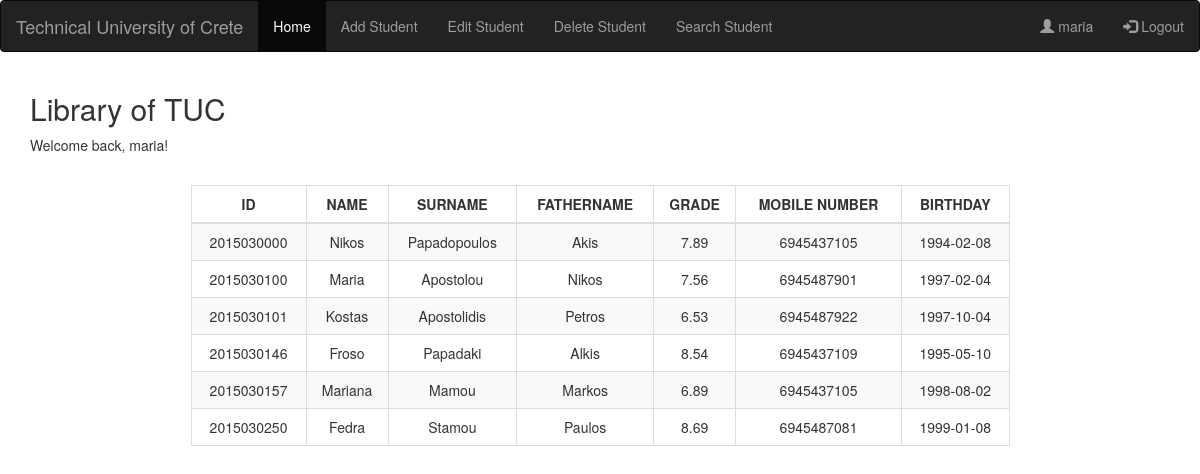
Screenshot of /web_app/php/Teachers.php (signed in) with the database file from the repository.
### tables this page shows
CREATE TABLE `Students` (
  `ID` varchar(100) NOT NULL,
  `NAME` varchar(30) NOT NULL,
  `SURNAME` varchar(30) NOT NULL,
  `FATHERNAME` varchar(30) NOT NULL,
  `GRADE` float NOT NULL,
  `MOBILENUMBER` varchar(30) NOT NULL,
  `BIRTHDAY` date NOT NULL
);

### web_app/php/Teachers.php (the view, shortened to what this page needs)
<?php
	$user_check = $_SESSION['loggedin'];
	$host = 'db';
	$username = 'devuser';
	$password = 'devpass';
	$myDb = 'student_db';
	$db = mysqli_connect($host, $username, $password, $myDb);
	$ses_sql = mysqli_query($db,"SELECT USERNAME FROM Teachers WHERE USERNAME = '$user_check' ");
	$row = mysqli_fetch_array($ses_sql,MYSQLI_ASSOC);
	$login_session = $row['username'];
?>
<?php
	$host = 'db';
	$username = 'devuser';
	$password = 'devpass';
	$myDb = 'student_db';
	$db = new mysqli($host, $username, $password, $myDb);
	$query = "SELECT * FROM Students";
	$result = $db->query($query);
?>
<!DOCTYPE html>
<html>
	<head>
		<link rel="stylesheet" href="https://use.fontawesome.com/releases/v5.7.1/css/all.css">
		<link rel="stylesheet" href="https://maxcdn.bootstrapcdn.com/bootstrap/3.4.0/css/bootstrap.min.css">
	</head>
	<body class="loggedin">
		<nav class="navbar navbar-inverse">
			<div class="container-fluid">
				<div class="navbar-header">
					<a class="navbar-brand" href="#">Technical University of Crete</a>
				</div>
				<ul class="nav navbar-nav">
					<li class="active"><a href="#">Home</a></li>
					<li><a href="formAddStudent.php">Add Student</a></li>
					<li><a href="formEditStudent.php">Edit Student</a></li>
					<li><a href="formDeleteStudent.php">Delete Student</a></li>
					<li><a href="formSearchStudents.php">Search Student</a></li>
				</ul>
					<ul class="nav navbar-nav navbar-right">
					<li><a href="profile.php"><span class="glyphicon glyphicon-user" ></span> <?=$_SESSION['name'] ?></a></li>
					<li><a href="logout.php"><span class="glyphicon glyphicon-log-in"></span> Logout</a></li>
				</ul>
			</div>
		</nav>
		<div class="container">
			<h2>Library of TUC <?php echo $login_session; ?></h2>
			<p>Welcome back, <?=$_SESSION['name']?>!</p>
		</div>
		<div class="container-fluid">
			<table class="table"><table id="example" class="table table-striped table-bordered table-responsive text-center" style="   margin: auto;
   			width: 70% !important; ">
			<thead class="thead-dark">
				<tr>
				<th scope="col" class="text-center">ID</th>
				<th scope="col" class="text-center">NAME</th>
				<th scope="col" class="text-center">SURNAME</th>
				<th scope="col" class="text-center">FATHERNAME</th>
				<th scope="col" class="text-center">GRADE</th>
				<th scope="col" class="text-center">MOBILE NUMBER</th>
				<th scope="col" class="text-center">BIRTHDAY</th>
				</tr>
			</thead>
			<tbody>
			<?php
				 while ($row = $result->fetch_assoc())
				 {
			?>
					<tr>
						<td><?php echo $row['ID'];?></td>
						<td><?php echo $row['NAME'];?></td>
						<td><?php echo $row['SURNAME'];?></td>
						<td><?php echo $row['FATHERNAME'];?></td>
						<td><?php echo $row['GRADE'];?></td>
						<td><?php echo $row['MOBILENUMBER'];?></td>
						<td><?php echo $row['BIRTHDAY'];?></td>
					</tr>
			<?php
					}
			?>
			</tbody>
			</table>
		</div>
	</body>
</html>

### rows the page displays
students: ID "2015030000", NAME "Nikos", SURNAME "Papadopoulos", FATHERNAME "Akis", GRADE "7.89", MOBILENUMBER "6945437105", BIRTHDAY "1994-02-08"
students: ID "2015030100", NAME "Maria", SURNAME "Apostolou", FATHERNAME "Nikos", GRADE "7.56", MOBILENUMBER "6945487901", BIRTHDAY "1997-02-04"
students: ID "2015030101", NAME "Kostas", SURNAME "Apostolidis", FATHERNAME "Petros", GRADE "6.53", MOBILENUMBER "6945487922", BIRTHDAY "1997-10-04"
students: ID "2015030146", NAME "Froso", SURNAME "Papadaki", FATHERNAME "Alkis", GRADE "8.54", MOBILENUMBER "6945437109", BIRTHDAY "1995-05-10"
students: ID "2015030157", NAME "Mariana", SURNAME "Mamou", FATHERNAME "Markos", GRADE "6.89", MOBILENUMBER "6945437105", BIRTHDAY "1998-08-02"
students: ID "2015030250", NAME "Fedra", SURNAME "Stamou", FATHERNAME "Paulos", GRADE "8.69", MOBILENUMBER "6945487081", BIRTHDAY "1999-01-08"

### other values shown
$_SESSION['name'] "maria"
